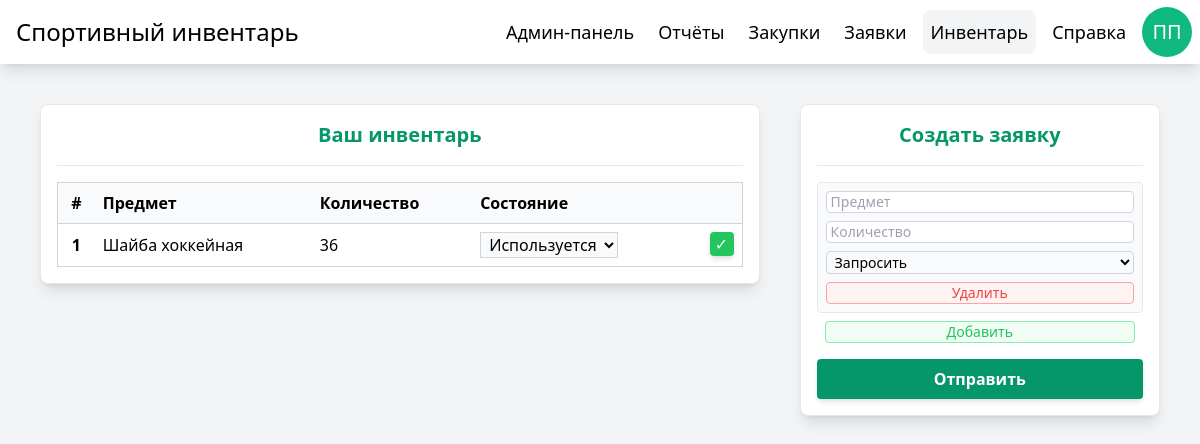
/inventory/ (signed in), run on an earlier commit of the app's database.
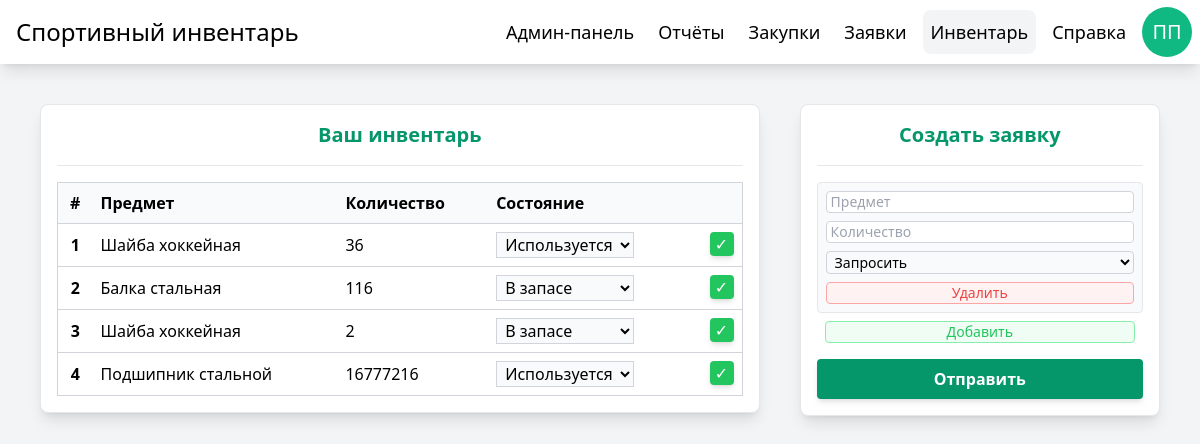
And on a later commit of the database.
### manager/models.py (models this page shows, shortened)
class Product(models.Model):
    STATE_CHOICES = [
        ('active', 'Используется'),
        ('inactive', 'В запасе'),
        ('broken', 'Сломан'),
    ]
    name = models.CharField(max_length=256)
    quantity = models.PositiveIntegerField(default=1)
    state = models.CharField(max_length=8, choices=STATE_CHOICES, default='inactive')
    owner = models.ForeignKey(User, on_delete=models.CASCADE, related_name='products', blank=True, null=True)

### manager/views.py (the view, shortened to what this page needs)
# urls.py: path('', lambda request: redirect('inventory', permanent=False)),  # Редирект на /login
@login_required
@verified_check
def inventory(request):
    context = {
        'products': Product.objects.filter(owner=request.user),
        'all_products': Product.objects.filter()
    }
    return render(request, 'inventory.html', context)

### manager/views.py (called while the page is built)
def verified_check(view_func):
    @wraps(view_func)
    def wrapper(request, *args, **kwargs):
        if request.user.verified:
            return view_func(request, *args, **kwargs)
        return redirect('not_verified')  # Правильный редирект по URL name или путь
    return wrapper

### theme/templates/inventory.html (shortened to what the changed rows need)
{% extends "base.html" %}
{% block content %}
<div class="w-2/3 p-4 grid gap-4 bg-white border rounded-lg shadow-lg">
    <h2 class="text-xl font-semibold text-center text-primary-600">Ваш инвентарь</h2>
    <table class="border border-gray-300 border-collapse">
        <thead>
            <tr class="bg-gray-50 border border-gray-300">
                <th class="p-2 text-center">#</th>
                <th class="p-2 text-start">Предмет</th>
                <th class="p-2 text-start">Количество</th>
                <th class="p-2 text-start">Состояние</th>
                <th class="p-2 text-center"></th>
            </tr>
        </thead>
        <tbody id="inventoryTableBody">
            {% for product in products %}
            <tr class="border-b border-gray-300 hover:bg-primary-50 transition">
                <th class="p-2 text-center">{{ forloop.counter }}</th>
                <td class="p-2 text-start break-all">{{ product.name }}</td>
                <td class="p-2 text-start">{{ product.quantity|default:"1" }}</td>
                <td class="p-2">
                    {% if product.state == 'inactive' %}
                    <select name="state" class="px-1 bg-gray-50 border border-gray-300 focus:outline focus:outline-primary-500 transition" required>
                        <option selected value="inactive">В запасе</option>
                    </select>
                    {% elif product.state == 'active' %}
                    <select name="state" class="px-1 bg-gray-50 border border-gray-300 focus:outline focus:outline-primary-500 transition" required>
                        <option selected value="active">Используется</option>
                    </select>
                    {% elif product.state == 'broken' %}
                    <select name="state" class="px-1 bg-gray-50 border border-gray-300 focus:outline focus:outline-primary-500 transition" required>
                        <option value="inactive">В запасе</option>
                        <option value="active">Используется</option>
                        <option selected value="broken">Сломано</option>
                    </select>
                    {% endif %}
                </td>
                <td class="p-2 flex justify-end">
                    <button
                        name="verification"
                        title="Одобрить"
                        value="accept"
                        class="w-6 h-6 bg-green-500 hover:bg-green-700 text-white rounded shadow-md transition">
                        ✓
                    </button>
                </td>
            </tr>
            {% empty %}
            <tr class="border-y border-gray-300">
                <td colspan="4" class="py-2 text-center text-gray-400 transition">У вас пока нет инвентаря.</td>
            </tr>
            {% endfor %}
        </tbody>
    </table>
</div>
<div class="w-1/3 p-4 grid gap-4 bg-white border rounded-lg shadow-lg">
    <h2 class="text-xl font-semibold text-center text-primary-600">Создать заявку</h2>
</div>
{% endblock %}

What changed in the data, as far as the page shows it:
added Product: name "Балка стальная", quantity "116"
added Product: name "Шайба хоккейная", quantity "2"
added Product: name "Подшипник стальной", quantity "16777216"
